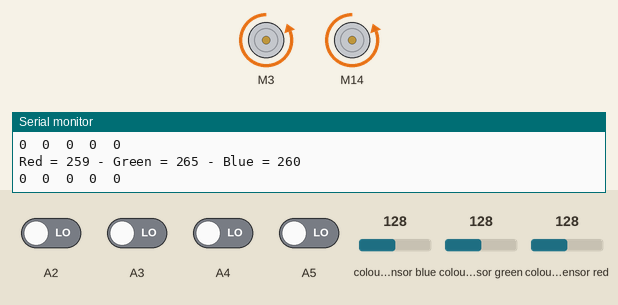
A sketch run on a simulated Arduino Uno, built with avr-gcc and run on an emulated ATmega328P. Shown: 2 × DC motor (green arrow = forward, orange = backward, longer = faster), the last lines printed to the serial monitor. Wiring (inferred from the names in the program): TCS3200 colour sensor: output pin 9; S2 pin 7; S3 pin 8; S0 pin 6; S1 pin 5. The test bench sets the inputs (shaded band); at power-on: A2–5 LOW, colour sensor blue 128, colour sensor green 128, colour sensor red 128. Storage starts empty.

Above: at 11.2 s.
11.3 s: A5 driven HIGH
At 12.8 s:
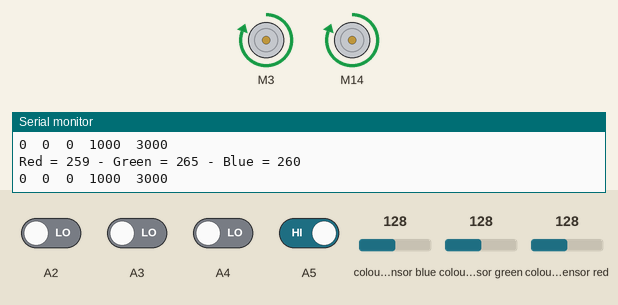
13.3 s: A2 driven HIGH
At 14.7 s:
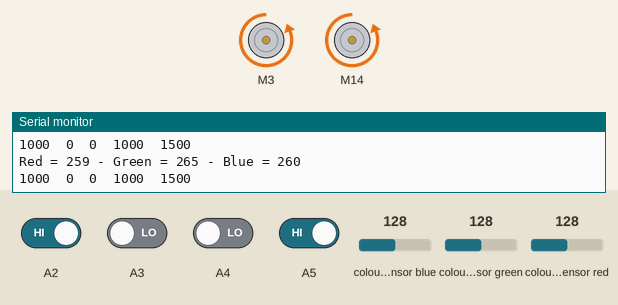
15.1 s: A2 driven LOW
At 16.5 s:
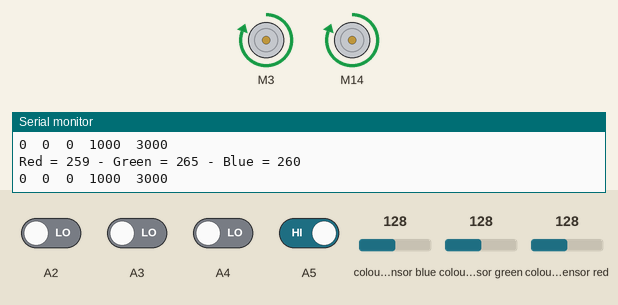
Timing chart, 0 to 18.1 s (numbered marks = the images above; inputs shaded):
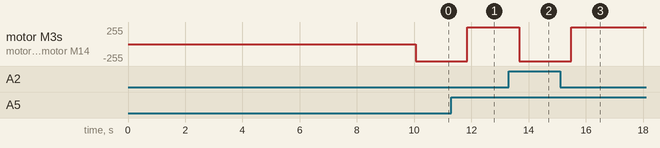

The sketch:

prototype_copy_20260901134533.ino
```cpp
#include <QTRSensors.h>
#include <SD.h>
#include <L298NX2.h>

//line sennsor array
QTRSensors qtr;

const uint8_t SensorCount = 4;

uint16_t sensorValues[SensorCount];

//Line sensor readings
//white:<=1999
//black:>=2000

//ultrasonic pins
const int trig = A0;
const int echo = A1;

  // Define color sensor pins

#define S0 6
#define S1 5
#define S2 7
#define S3 8

#define sensorOut 9
//Motor A
int IN1 = 3; int IN2 = 4;

//Motor B
int IN3 = A0; int IN4 = A1;
//motor pin assignment
              //       motor A            motor B
              // |------------------||------------------|
L298NX2 myMotors(IN1,            IN2, IN3,            IN4);
// Calibration Values
// Get these from Calibration Sketch

int redMin = 42; // Red minimum value
int redMax = 203; // Red maximum value
int greenMin = 47; // Green minimum value
int greenMax = 236; // Green maximum value
int blueMin = 42; // Blue minimum value
int blueMax = 191; // Blue maximum value


// Variables for Color Pulse Width Measurements

int redPW = 0;
int greenPW = 0;
int bluePW = 0;

// Variables for final Color values

int redValue;
int greenValue;
int blueValue;

//colour sensor white and black readings after calibration
//White [243, 242, 245]
//Black [18, 11, 9]

int green[] = {183, 195, 158};
bool greenFlag[] = {false, false, false};

int purple[] = {202, 193, 213};
bool purpleFlag[] = {false, false, false};

int yellow[] = {240, 223, 185};
bool yellowFlag[] = {false, false, false};


int differenceGreen = 0;
int differenceYellow = 0;
int differencePurple = 0;

//SD card reader
File myFile;

const int CSPin = 10;

String test = "";
char moves[64];

void setup()

{
  Serial.begin(9600);
  LineSensorSetup();
  SDCardSetup();
  ColourSensorSetup();
  MotorSetup();
  writeToSDCard();
  readFromSDCard();
  //reading instructions from sd card=[]=
  test.toCharArray(moves, test.length());

  for (int i = 0; i < test.length(); i++) {
    switch(moves[i]) {
      case 'L':
      left();
      case 'R':
      right();
      case 'F':
      forward();
      case 'B':
      backward();
    }
  }
}

void MotorSetup(){

    pinMode(IN1, OUTPUT);
    pinMode(IN2, OUTPUT);

    pinMode(IN3, OUTPUT);
    pinMode(IN4, OUTPUT);

}

void LineSensorSetup() {
  // configure the sensors

  qtr.setTypeRC();

  qtr.setSensorPins((const uint8_t[]){A2, A3, A4, A5}, SensorCount);
  //calibration
  for (int i = 0; i < 400; i++)
  {

      qtr.calibrate();

  }
}

void SDCardSetup(){


  Serial.print("Initializing SD card...");


// Note that even if it's not used as the CS pin, the hardware SS pin

  // (10 on most Arduino boards, 53 on the Mega) must be left as an output

  // or the SD library functions will not work.

   pinMode(CSPin, OUTPUT);\

    if (!SD.begin(CSPin)) {

    Serial.println("initialization failed!");

    return;

  }

  Serial.println("initialization done.");
}

void writeToSDCard(){
  // open the file for writing

  myFile = SD.open("test.txt", FILE_WRITE);


  // if the file opened okay, write to it:

  if (myFile) {

    Serial.print("writing to test.txt");
    myFile.println("LRFBLRFB");

    myFile.close();

  } else {


  }
}

void readFromSDCard(){
   // open the file for reading:

  myFile = SD.open("test.txt");

  if (myFile) {

    Serial.println("test.txt:");


    // read from the file until there's nothing else in it:

    while (myFile.available()) {

      Serial.write(myFile.read());

    }

    // close the file:

    myFile.close();

  } else {

    // if the file didn't open, print an error:

    Serial.println("error opening test.txt");

  }
}

void loop()

{
  FollowLine();
  ColourSensorCalibration();
}


void FollowLine(){
  uint16_t position = qtr.readLineBlack(sensorValues);
    for (uint8_t i = 0; i < SensorCount; i++)
    {
      Serial.print(sensorValues[i]);
      Serial.print('\t');
    }
    Serial.println(position);

     if(position>2000)
    {
        myMotors.forward();

    }


    if(position<2000)
    {
        myMotors.backward();

    }
}

void ColourSensorCalibration(){
  // Read Red value
  redPW = getRedPW();
  // Map to value from 0-255
  redValue = map(redPW, redMin,redMax,255,0);
  // Delay to stabilize sensor
  delay(200);

  // Read Green value
  greenPW = getGreenPW();
  // Map to value from 0-255
  greenValue = map(greenPW, greenMin,greenMax,255,0);
  // Delay to stabilize sensor
  delay(200);

  // Read Blue value
  bluePW = getBluePW();
  // Map to value from 0-255
  blueValue = map(bluePW, blueMin,blueMax,255,0);
  // Delay to stabilize sensor
  delay(200);

  // Print output to Serial Monitor
  Serial.print("Red = ");
  Serial.print(redValue);
  Serial.print(" - Green = ");
  Serial.print(greenValue);
  Serial.print(" - Blue = ");
  Serial.println(blueValue);

  // // Check for Yellow: High Red, High Green, Low Blue
  // if ((redValue > 210) && (greenValue > 200) && (blueValue < 180)) {
  //   Serial.println("YELLOW");
  // }
  // // Check for Purple: High Red, High Blue, Low Green
  // else if ((redValue > 180) && (greenValue < 150) && (blueValue > 160)) {
  //   Serial.println("PURPLE");
  // }

}


// Function to read Red Pulse Widths
int getRedPW() {

  // Set sensor to read Red only
  digitalWrite(S2,LOW);
  digitalWrite(S3,LOW);
  // Define integer to represent Pulse Width
  int PW;
  // Read the output Pulse Width
  PW = pulseIn(sensorOut, LOW);
  // Return the value
  return PW;

}

// Function to read Green Pulse Widths
int getGreenPW() {

  // Set sensor to read Green only
  digitalWrite(S2,HIGH);
  digitalWrite(S3,HIGH);
  // Define integer to represent Pulse Width
  int PW;
  // Read the output Pulse Width
  PW = pulseIn(sensorOut, LOW);
  // Return the value
  return PW;

}

// Function to read Blue Pulse Widths
int getBluePW() {

  // Set sensor to read Blue only
  digitalWrite(S2,LOW);
  digitalWrite(S3,HIGH);
  // Define integer to represent Pulse Width
  int PW;
  // Read the output Pulse Width
  PW = pulseIn(sensorOut, LOW);
  // Return the value
  return PW;

}
void ColourSensorSetup() {

  // Set S0 - S3 as outputs
  pinMode(S0, OUTPUT);
  pinMode(S1, OUTPUT);
  pinMode(S2, OUTPUT);
  pinMode(S3, OUTPUT);

  // Set Sensor output as input
  pinMode(sensorOut, INPUT);

  // Set Frequency scaling to 20%
  digitalWrite(S0,HIGH);
  digitalWrite(S1,LOW);
}

//sd card instruction reading
void left(){
  Serial.println("Left move code");
}

void right(){
  Serial.println("Right move");
}

void forward(){
  Serial.println("Forward move");
}

void backward(){
  Serial.println("Backward move");
}
```

Measured:
- after the input at 11.3 s, motor M3, motor M14: backward 255/255 → forward 255/255 after 0.56 s
- after the input at 13.3 s, motor M3, motor M14: forward 255/255 → backward 255/255 after 0.37 s
- after the input at 15.1 s, motor M3, motor M14: backward 255/255 → forward 255/255 after 0.39 s
